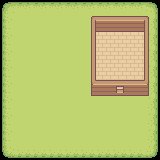

A level layout from a 2D game, rendered from its tile map. Below: a short description, then the map file with its tile-grid data intact:
An orthogonal 10x10 tile map with 16x16 px tiles, 3 tile layers (Grass, HouseFloor, HouseWall), 2 tilesets.

<map version="1.10" tiledversion="1.11.0" orientation="orthogonal" renderorder="right-down" width="10" height="10" tilewidth="16" tileheight="16" infinite="0" nextlayerid="5" nextobjectid="1">
 <tileset firstgid="1" source="Grass.tsx" />
 <tileset firstgid="78" source="Wooden_House_Walls_Tilset.tsx" />
 <layer id="1" name="Grass" width="10" height="10">
  <data encoding="csv">
1,2,2,2,2,2,2,2,2,3,
12,13,13,13,13,13,13,13,13,14,
12,13,13,13,13,13,13,13,13,14,
12,13,13,13,13,13,13,13,13,14,
12,13,13,13,13,13,13,13,13,14,
12,13,13,13,13,13,13,13,13,14,
12,13,13,13,13,13,13,13,13,14,
12,13,13,13,13,13,13,13,13,14,
12,13,13,13,13,13,13,13,13,14,
23,24,24,24,24,24,24,24,24,25
</data>
 </layer>
 <layer id="4" name="HouseFloor" width="10" height="10">
  <data encoding="csv">
0,0,0,0,0,0,0,0,0,0,
0,0,0,0,0,0,0,0,0,0,
0,0,0,0,0,0,84,84,84,0,
0,0,0,0,0,0,84,84,84,0,
0,0,0,0,0,0,84,84,84,0,
0,0,0,0,0,0,0,84,84,0,
0,0,0,0,0,0,0,0,0,0,
0,0,0,0,0,0,0,0,0,0,
0,0,0,0,0,0,0,0,0,0,
0,0,0,0,0,0,0,0,0,0
</data>
 </layer>
 <layer id="2" name="HouseWall" width="10" height="10">
  <data encoding="csv">
0,0,0,0,0,0,0,0,0,0,
0,0,0,0,0,78,79,79,79,80,
0,0,0,0,0,83,0,0,0,85,
0,0,0,0,0,83,0,0,0,85,
0,0,0,0,0,83,0,0,0,85,
0,0,0,0,0,88,89,91,89,90,
0,0,0,0,0,0,0,0,0,0,
0,0,0,0,0,0,0,0,0,0,
0,0,0,0,0,0,0,0,0,0,
0,0,0,0,0,0,0,0,0,0
</data>
 </layer>
</map>
